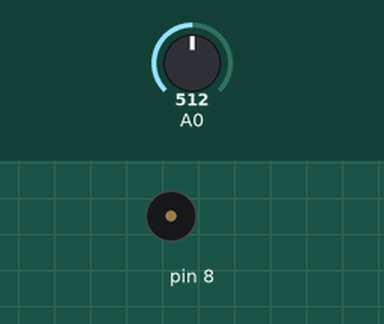
Recording of a sketch running on a simulated Arduino Uno, built with avr-gcc and run on an emulated ATmega328P. On the bench: buzzer (waves = sounding). The inputs (shaded band) are chosen by the test bench; at power-on: A0 = 512.

Above: at 0.1 s.
At 2.15 s:
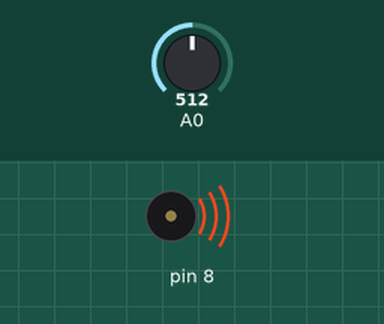
Timing chart, 0 to 3.6 s (numbered marks = the images above):
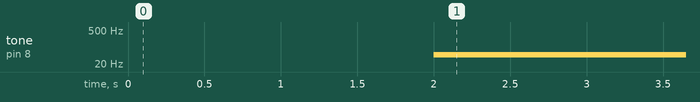

Measured:
- by itself, tone on pin 8: silent → 49 Hz at 2.0 s

The sketch:

sound.ino
```cpp
int sensorValue;
int sensorLow = 1023;
int sensorHigh=0;
const int ledPin = 13;

void setup() {
  pinMode(8, OUTPUT);
  while (millis() < 2000){
    sensorValue = analogRead(A0);
    if (sensorValue > sensorHigh) {
      sensorHigh = sensorValue;
    }
    if(sensorValue < sensorLow){
      sensorLow=sensorValue;
    }
  }
  // put your setup code here, to run once:

}

void loop() {
  sensorValue = analogRead(A0);
  int pitch = map(sensorValue,sensorLow, sensorHigh, 50, 10000);

  tone(8, pitch, 20);
  delay(20);
  // put your main code here, to ru5n repeatedly:

}
```
